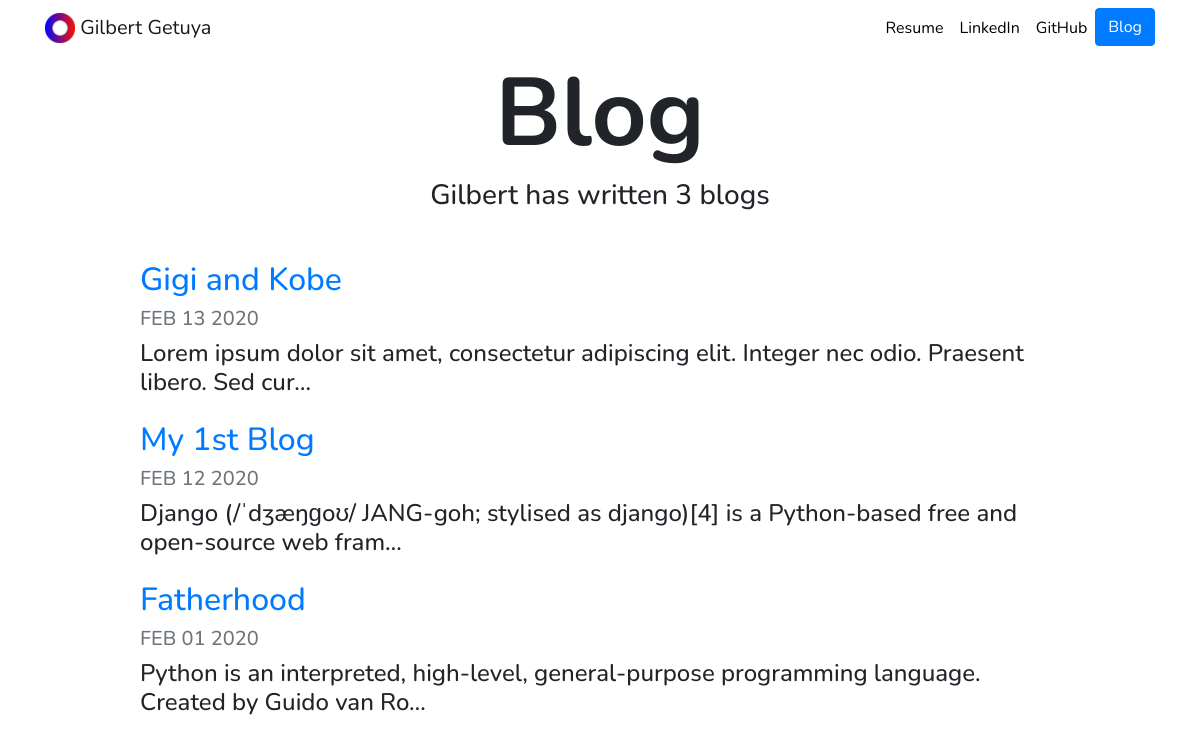
Screenshot of /blog/ with the database file from the repository.
### blog/models.py (models this page shows, shortened)
class Blog(models.Model):
    title = models.CharField(max_length=100)
    pub_date = models.DateTimeField()
    body = models.TextField()

### blog/views.py (the view)
# urls.py: path('', views.all_blogs, name='all_blogs'),
def all_blogs(request):
    blogs = Blog.objects.order_by('-pub_date')
    return render(request, 'blog/all_blogs.html', {'blogs':blogs})

### blog/templates/blog/all_blogs.html
{% extends "portfolio/base.html" %}
{% load static %}
{% block content %}
<h1 id="blogtitle" class="font-weight-bold text-center">Blog</h1>
<h3 class="text-center mb-5">Gilbert has written {{ blogs.count }} blog{{ blogs.count|pluralize }}</h3>
{% for blog in blogs %}
<div class="row justify-content-center my-3">
  <div class="col-md-10">
    <a href="{% url 'blog:detail' blog.id %}">
      <h2>{{ blog.title }}</h2>
    </a>
    <h5 class="text-muted">{{ blog.pub_date|date:'M d Y'|upper }}</h5>
    <h4>{{ blog.body|striptags|truncatechars:100 }}</h4>
  </div>
</div>
{% endfor %}
{% endblock %}

### portfolio/static/portfolio/custom.css (style rules this page uses)
body { font-family: 'Ubuntu', sans-serif; font-family: 'Playfair Display', serif; font-family: 'Nunito', sans-serif; }
#blogtitle { font-size: 6rem; }

### rows the page displays
Blog: title "Gigi and Kobe", pub_date "FEB 13 2020", body "Lorem ipsum dolor sit amet, consectetur adipiscing elit. Integer nec odio. Praesent libero. Sed cur…"
Blog: title "My 1st Blog", pub_date "FEB 12 2020", body "Django (/ˈdʒæŋɡoʊ/ JANG-goh; stylised as django)[4] is a Python-based free and open-source web fram…"
Blog: title "Fatherhood", pub_date "FEB 01 2020", body "Python is an interpreted, high-level, general-purpose programming language. Created by Guido van Ro…"

### other values shown
{{ blogs.count }} "3"
